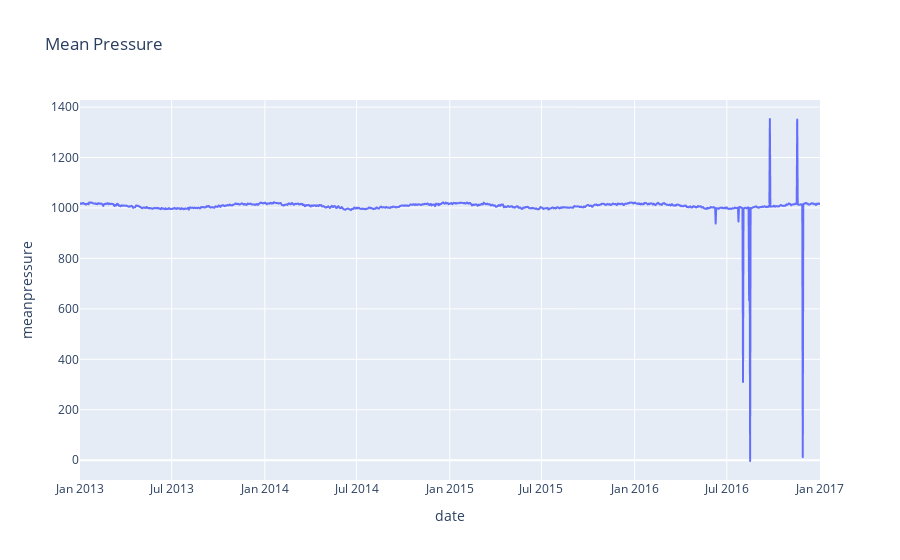

Notebook code for this chart:
### Code cell
fig = px.line(df, x=df.index, y="meanpressure", title='Mean Pressure')
fig.show()

### Figure 1 — Plotly figure (JSON) as saved in the notebook; plotly's stock layout.template omitted (floating-point values rounded to 4 significant figures; data arrays with more than 128 entries replaced by an {"elided": "..."} marker saying what was removed)
{"data": [{"hovertemplate": "date=%{x}<br>meanpressure=%{y}<extra></extra>", "legendgroup": "", "line": {"color": "#636efa", "dash": "solid"}, "marker": {"symbol": "circle"}, "mode": "lines", "name": "", "showlegend": false, "type": "scattergl", "x": {"elided": "1462 str values"}, "xaxis": "x", "y": {"elided": "1462 float values"}, "yaxis": "y"}], "layout": {"legend": {"tracegroupgap": 0}, "title": {"text": "Mean Pressure"}, "xaxis": {"anchor": "y", "domain": [0, 1], "title": {"text": "date"}}, "yaxis": {"anchor": "x", "domain": [0, 1], "title": {"text": "meanpressure"}}}}
